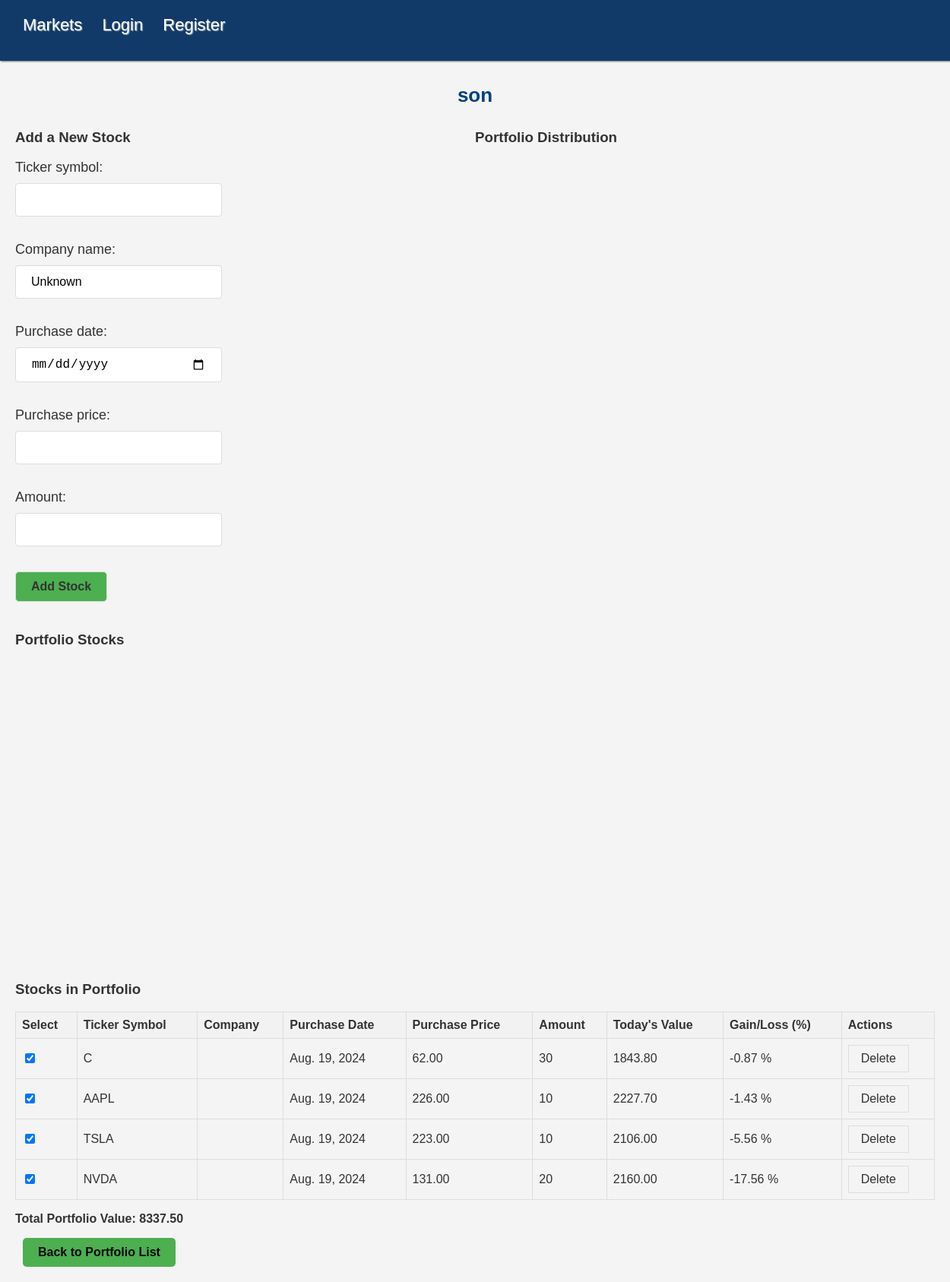
The page /portfolio/2/ on the database as committed earlier.
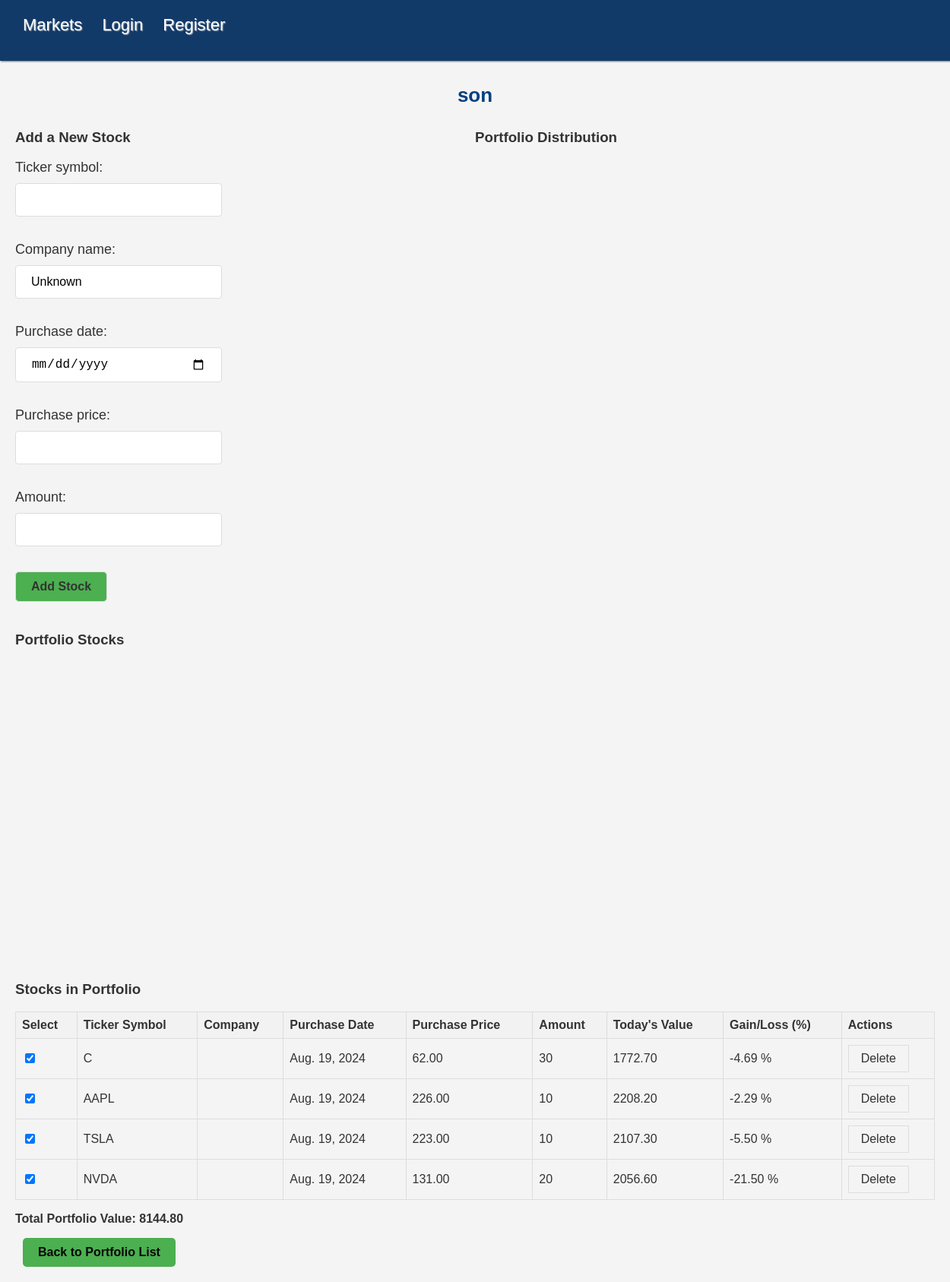
The same page on the database as committed later.
### portfolio/models.py (models this page shows, shortened)
class Portfolio(models.Model):
    user = models.ForeignKey(User, on_delete=models.CASCADE)
    name = models.CharField(max_length=100)

class Security(models.Model):
    portfolio = models.ForeignKey(Portfolio, on_delete=models.CASCADE)
    ticker_symbol = models.CharField(max_length=10)
    company_name = models.CharField(max_length=255, default="Unknown")  # Add this field
    purchase_date = models.DateField()
    purchase_price = models.DecimalField(max_digits=10, decimal_places=2)
    amount = models.IntegerField()
    todays_value = models.DecimalField(max_digits=10, decimal_places=2, default=0.0)
    def gain_percentage(self):
        if self.purchase_price > 0:
            todays_value_decimal = Decimal(self.todays_value)
            return ((todays_value_decimal - (self.purchase_price * self.amount)) / (
                    self.purchase_price * self.amount)) * 100
        return Decimal('0.0')

### portfolio/views.py (the view, shortened to what this page needs)
# urls.py: path('portfolio/<int:pk>/', views.portfolio_detail, name='portfolio_detail'),
def portfolio_detail(request, pk):
    portfolio = get_object_or_404(Portfolio, pk=pk)
    stocks = portfolio.security_set.all()
    form = AddStockForm(request.POST or None)
    if request.method == 'POST':
        if form.is_valid():
            stock = form.save(commit=False)
            stock.portfolio = portfolio
            stock.save()
            return redirect('portfolio_detail', pk=portfolio.pk)
    plot_data = []  # Will store data for each stock to send to the template
    purchase_dates = [stock.purchase_date for stock in stocks if stock.purchase_date]  # Collect purchase dates
    if purchase_dates:
        earliest_purchase_date = min(purchase_dates)  # Find the earliest purchase date
    else:
        earliest_purchase_date = None  # Set to None if there are no purchase dates
    total_value = 0.0  # Set it to 0.0 initially to avoid UnboundLocalError
    pie_data = []
    if stocks.exists():  # Ensure there are stocks before summing
        total_value = stocks.aggregate(Sum('todays_value'))['todays_value__sum'] or 0.0  # Sum the todays_value
        for stock in stocks:
            if total_value > 0 and stock.todays_value:
                percentage = float((stock.todays_value / total_value) * 100)  # Convert percentage to float
                pie_data.append({
                    'name': stock.ticker_symbol,  # Stock symbol for pie chart
                    'y': percentage  # This is the percentage value for the pie chart
                })
            current_price = get_current_price(stock.ticker_symbol)
        if request.method == 'POST' and 'delete_stock' in request.POST:
            stock_id = request.POST.get('delete_stock')
            stock_to_delete = get_object_or_404(Security, id=stock_id, portfolio=portfolio)
            stock_to_delete.delete()
            return redirect('portfolio_detail', pk=portfolio.pk)
    earliest_purchase_date_str = earliest_purchase_date.strftime('%Y-%m-%d') if earliest_purchase_date else None
    context = {
        'portfolio': portfolio,
        'form': form,  # Pass the form to the template
        'stocks': stocks,
        'plot_data_json': json.dumps(plot_data),  # Pass the serialized plot data to the template
        'pie_data_json': json.dumps(pie_data),  # Pass pie chart data as JSON
        'earliest_purchase_date': earliest_purchase_date_str,  # Pass the earliest purchase date as a string or None
        'total_value': float(total_value),  # Convert total_value to float to avoid Decimal issues
    }
    return render(request, 'portfolio/portfolio_detail.html', context)

### portfolio/forms.py
class AddStockForm(forms.ModelForm):
    class Meta:
        model = Security
        fields = ['ticker_symbol', 'company_name', 'purchase_date', 'purchase_price', 'amount']
        widgets = {
            'purchase_date': forms.DateInput(attrs={'type': 'date'}),
        }

### portfolio/templates/portfolio/portfolio_detail.html (shortened to what this page needs)
{% extends 'portfolio/base.html' %}
{% block content %}
<h2>{{ portfolio.name }}</h2>
<div class="form-and-pie-container" style="display: flex; justify-content: space-between;">
    <div class="add-stock-form" style="width: 45%;">
        <h3>Add a New Stock</h3>
        <form method="POST">
            <label for="ticker_symbol">Ticker symbol:</label>
            {{ form.ticker_symbol }}
            <br>
            <label for="company_name">Company name:</label>
            {{ form.company_name }}
            <br>
            <label for="purchase_date">Purchase date:</label>
            {{ form.purchase_date }}
            <br>
            <label for="purchase_price">Purchase price:</label>
            {{ form.purchase_price }}
            <br>
            <label for="amount">Amount:</label>
            {{ form.amount }}
            <br>
            <button type="submit" class="add-portfolio-button" style="margin-bottom: 20px;">Add Stock</button>
        </form>
    </div>
    <div class="pie-chart-container" style="width: 50%;">
        <h3>Portfolio Distribution</h3>
        <div id="portfolioPieChart" style="width:90%; height:500px;"></div>
    </div>
</div>
<h3>Portfolio Stocks</h3>
<div id="portfolioChart" style="width:100%; height:400px;"></div>
<h3>Stocks in Portfolio</h3>
<table>
    <tr>
        <th>Select</th>
        <th>Ticker Symbol</th>
        <th>Company</th>
        <th>Purchase Date</th>
        <th>Purchase Price</th>
        <th>Amount</th>
        <th>Today's Value</th>
        <th>Gain/Loss (%)</th>
        <th>Actions</th>
    </tr>
    {% for stock in stocks %}
    <tr>
        <td>
            <input type="checkbox" class="stock-checkbox" data-series-index="{{ forloop.counter0 }}" checked>
        </td>
        <td>{{ stock.ticker_symbol }}</td>
        <td>{{ stock.company_name }}</td>
        <td>{{ stock.purchase_date }}</td>
        <td>{{ stock.purchase_price }}</td>
        <td>{{ stock.amount }}</td>
        <td>{{ stock.todays_value|floatformat:2 }}</td>
        <td>{{ stock.gain_percentage|floatformat:2 }} %</td>
        <td>
            <form method="POST" style="display:inline;">
                <button type="submit" class="btn btn-danger">Delete</button>
            </form>
        </td>
    </tr>
    {% endfor %}
</table>
<p><strong>Total Portfolio Value: {{ total_value|floatformat:2 }}</strong></p>
<a href="{% url 'portfolio_list' %}" class="add-portfolio-button">Back to Portfolio List</a>
{% endblock %}

### portfolio/templates/portfolio/base.html (shortened to what this page needs)
{% load static %}
<!DOCTYPE html>
<html lang="en">
<head>
    <link rel="stylesheet" href="{% static 'portfolio/style.css' %}">
</head>
<body>
    <nav>
        <a href="{% url 'index' %}" class="navbar-link">Markets</a>
        {% if user.is_authenticated %}
            <a href="{% url 'portfolio_list' %}" class="navbar-link">Portfolio</a>
            <form id="logout-form" method="post" action="{% url 'logout' %}" style="display: inline;">
                {% csrf_token %}
                <button type="submit" class="custom-button">Logout</button>
            </form>
        {% else %}
            <a href="{% url 'login' %}" class="navbar-link">Login</a>
            <a href="{% url 'register' %}" class="navbar-link">Register</a>
        {% endif %}
    </nav>
    <div class="content">
        {% block content %}{% endblock %}
    </div>
</body>
</html>

### portfolio/static/portfolio/style.css (style rules this page uses)
body { font-family: Arial, sans-serif; background-color: #f4f4f4; color: #333; margin: 0; padding: 0; box-sizing: border-box; height: 100%; }
nav { background-color: #123a69; color: white; padding: 20px; height: 40px; width: 100%; font-size: 22px; font-family: Arial, sans-serif; text-shadow: 0 1px 1px #25292d; box-shadow: 1px 1px 2px #686e75; margin: 0; }
.navbar-link { color: white !important; margin: 0 10px !important; text-decoration: none !important; font-size: inherit !important; font-family: inherit !important; text-shadow: 1px 1px 1px #a2adb8 !important; }
.content { margin: 20px; }
h2 { color: #004080; font-size: 26px; text-shadow: none; margin: 0; padding: 10px 0; text-align: center; }
table { width: 100%; border-collapse: collapse; }
table, th, td { border: 1px solid #ddd; }
th, td { padding: 8px; text-align: left; }
th { background-color: #f2f2f2; font-size: 16px; font-family: Arial, sans-serif; color: #333; text-shadow: none; }
.content a { color: #070707 !important; margin: 0 10px !important; text-decoration: none !important; font-size: inherit; font-family: inherit; text-shadow: none !important; }
button, input[type="submit"] { color: #333 !important; background-color: #f4f4f4; border: 1px solid #ddd; padding: 8px 16px; font-size: 16px; font-family: Arial, sans-serif; text-shadow: none; cursor: pointer; }
.add-portfolio-button { color: #ffffff; background-color: #4CAF50; padding: 10px 20px; border-radius: 5px; text-decoration: none; font-weight: bold; display: inline-block; }
form label { font-size: 18px; font-family: Arial, sans-serif; color: #333; margin-bottom: 10px; display: block; }
form input[type="text"], form input[type="password"], form input[type="date"], form input[type="number"] { width: 50%; padding: 12px 20px; margin: 8px 0; display: block; margin-bottom: 15px; box-sizing: border-box; font-size: 16px; border: 1px solid #ddd; border-radius: 4px; }

Rows that differ between the two databases and show on the page:
changed Security (number 1 of 4 on the later page): todays_value "1843.80" → "1772.70"; gain_percentage "-0.87" → "-4.69"
changed Security "AAPL": todays_value "2227.70" → "2208.20"; gain_percentage "-1.43" → "-2.29"
changed Security "TSLA": todays_value "2106.00" → "2107.30"; gain_percentage "-5.56" → "-5.50"
changed Security "NVDA": todays_value "2160.00" → "2056.60"; gain_percentage "-17.56" → "-21.50"
Other text that changed with them:
{{ total_value|floatformat:2 }}: "8337.50" → "8144.80"
